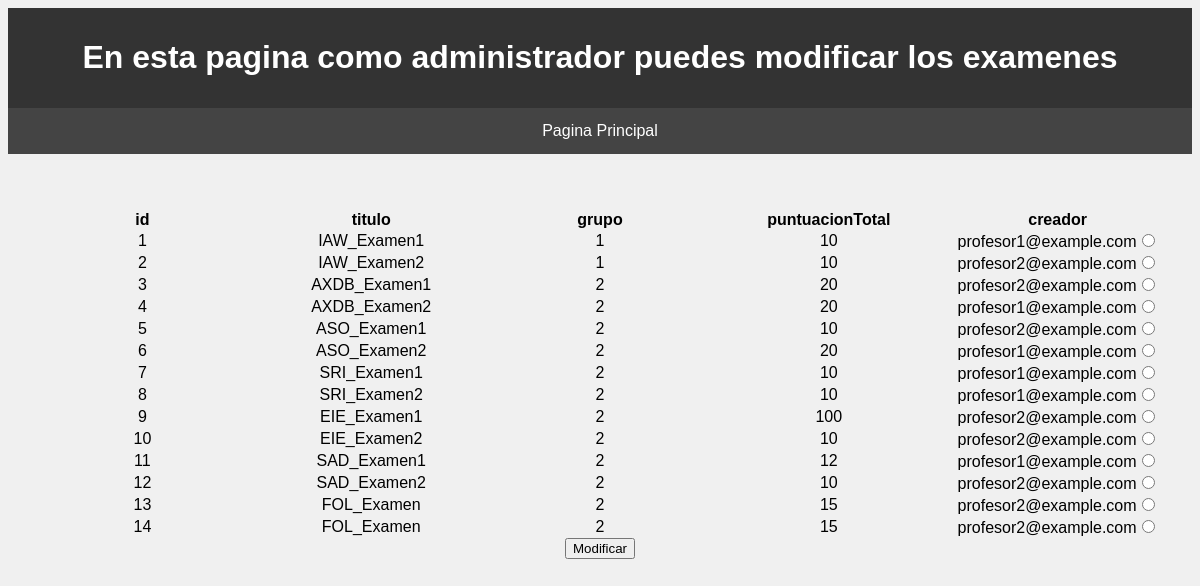
Page /Vista/administrador/examenes/modificarExamen.php (signed in) on the committed database.
### tables this page shows
CREATE TABLE Examenes (
  id INT AUTO_INCREMENT PRIMARY KEY,
  titulo TEXT,
  grupo INT,
  puntuacionTotal INT,
  borrado BOOLEAN,
  creador varchar(40),
  FOREIGN KEY (creador) REFERENCES Usuarios(correo),
  FOREIGN KEY(grupo) REFERENCES Grupos (id)
);

### Vista/administrador/examenes/modificarExamen.php (the view, shortened to what this page needs)
<!DOCTYPE html>
<html>
    <head>
        <link rel="stylesheet" type="text/css" href="../../css.css">
    </head>
    <body>
    <div id="encabezado">
        <h1> En esta pagina como administrador puedes modificar los examenes</h1>
    </div>
    <div id="barra-navegacion">
        <a href="../principalA.php">Pagina Principal</a>
    </div>
    <div id="contenido">
        <?php
            include("../../../Modelo/db.php");
            if ($_SESSION["tipoUsuario"] == "3") {
                if (isset($_POST['comprobacion'])){
                    echo "<h3>¿Qué quieres modificar?<h3>";
                    echo "<form method='POST' action='modificarExamen.php'>";
                    echo "<select name='categoria' id='opciones'>";
                            echo "<option value='titulo'>Titulo</option>";
                            echo "<option value='grupo'>Grupo</option>";
                            echo "<option value='borrado'>Borrado</option>";
                            echo "<option value='creador'>Creador</option>";
                            echo "<option value='preguntas'>Las preguntas</option>";
                            echo "<input type='hidden' name='examenModificar' value='" . $_POST['examenModificar'] . "'>";
                        echo "</select>";
                    echo "<input type='submit' name='opciones' value='Aceptar'></br>";
                    echo "</form>";
                } else {
                    $sql = "SELECT id, titulo, grupo, puntuacionTotal, creador FROM examenes";
                    $query = mysqli_query($conn, $sql);
                    if (mysqli_num_rows($query) > 0) {
                        echo "<table>";
                        echo "<tr>";
                        echo '<th scope="col"> id</th>';
                        echo '<th scope="col"> titulo</th>';
                        echo '<th scope="col"> grupo</th>';
                        echo '<th scope="col"> puntuacionTotal</th>';
                        echo '<th scope="col"> creador</th>';
                        echo "</tr></br>";
                        echo "<form method='POST' action='modificarExamen.php'>";
                        while($row = mysqli_fetch_assoc($query)) {
                            echo "<tr>";
                            echo "<td>" . $row["id"] . "</a></td>";
                            echo "<td> " . $row["titulo"] . "</td>";
                            echo "<td> " . $row["grupo"] . "</td>";
                            echo "<td> " . $row["puntuacionTotal"] . "</td>";
                            echo "<td> " . $row["creador"] . "<input type='radio' name='examenModificar' value='" . $row["id"] . "'></td>";
                            echo "</tr>";
                        }
                        echo "</table>";
                        echo "<input type='submit' name='comprobacion' value='Modificar'/> </br>";
                    }
                }
            } else {
                echo "<p>Algo no ha ido como debería.</p>";
                echo "<a href='../login.php'>Vuelve a registrarte.</a>";
             }
        ?>
        </div>
        </body>
</html>

### Vista/css.css (style rules this page uses)
body { font-family: Arial, sans-serif; background-color: #f0f0f0; }
#encabezado { background-color: #333; color: #fff; padding: 10px; text-align: center; }
#barra-navegacion { background-color: #444; color: #fff; overflow: hidden; text-align: center; }
#barra-navegacion a { display: inline-block; color: #fff; padding: 14px 16px; text-decoration: none; }
#contenido { padding: 20px; text-align: center; }
table { table-layout: fixed; width: 100%; border-collapse: collapse; }
td { text-align: center; }

### rows in the picture
examenes: id "1", titulo "IAW_Examen1", grupo "1", puntuacionTotal "10", creador "profesor1@example.com"
examenes: id "2", titulo "IAW_Examen2", grupo "1", puntuacionTotal "10", creador "profesor2@example.com"
examenes: id "3", titulo "AXDB_Examen1", grupo "2", puntuacionTotal "20", creador "profesor2@example.com"
examenes: id "4", titulo "AXDB_Examen2", grupo "2", puntuacionTotal "20", creador "profesor1@example.com"
examenes: id "5", titulo "ASO_Examen1", grupo "2", puntuacionTotal "10", creador "profesor2@example.com"
examenes: id "6", titulo "ASO_Examen2", grupo "2", puntuacionTotal "20", creador "profesor1@example.com"
examenes: id "7", titulo "SRI_Examen1", grupo "2", puntuacionTotal "10", creador "profesor1@example.com"
examenes: id "8", titulo "SRI_Examen2", grupo "2", puntuacionTotal "10", creador "profesor1@example.com"
examenes: id "9", titulo "EIE_Examen1", grupo "2", puntuacionTotal "100", creador "profesor2@example.com"
examenes: id "10", titulo "EIE_Examen2", grupo "2", puntuacionTotal "10", creador "profesor2@example.com"
examenes: id "11", titulo "SAD_Examen1", grupo "2", puntuacionTotal "12", creador "profesor1@example.com"
examenes: id "12", titulo "SAD_Examen2", grupo "2", puntuacionTotal "10", creador "profesor2@example.com"
examenes: id "13", titulo "FOL_Examen", grupo "2", puntuacionTotal "15", creador "profesor2@example.com"
examenes: id "14", titulo "FOL_Examen", grupo "2", puntuacionTotal "15", creador "profesor2@example.com"
